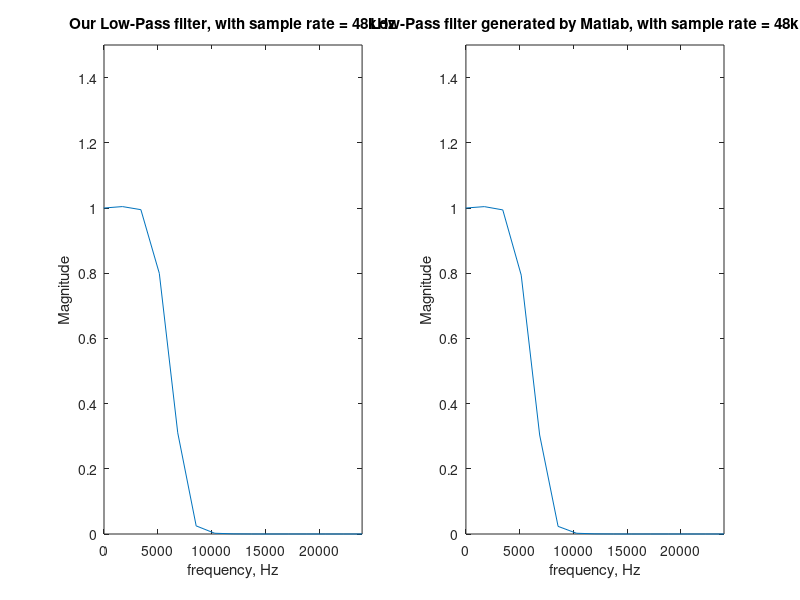
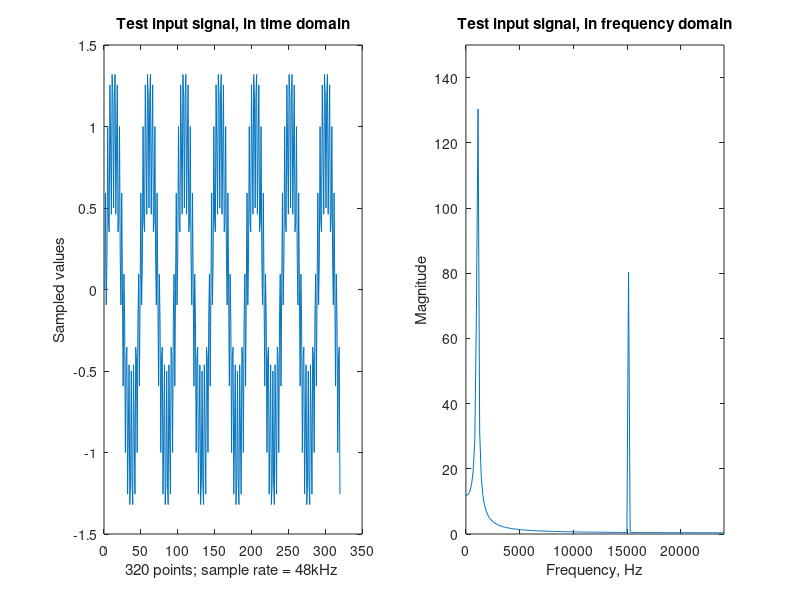
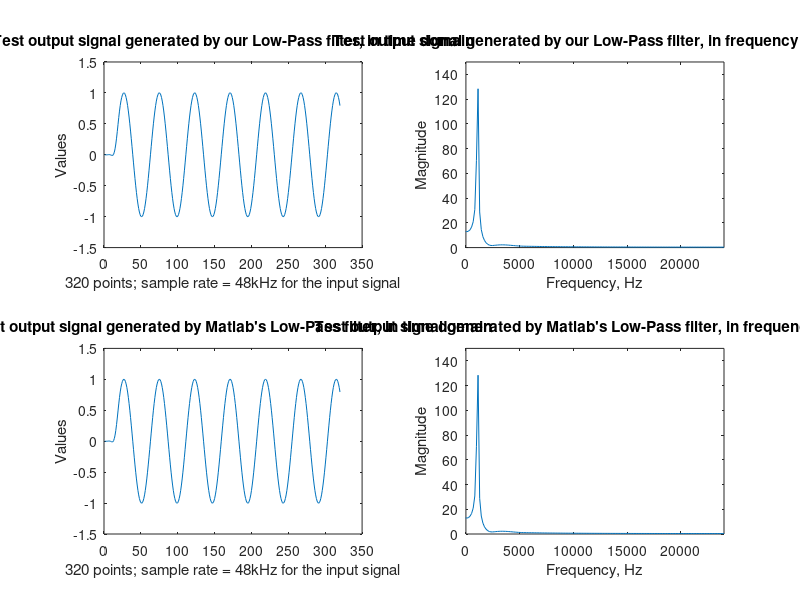
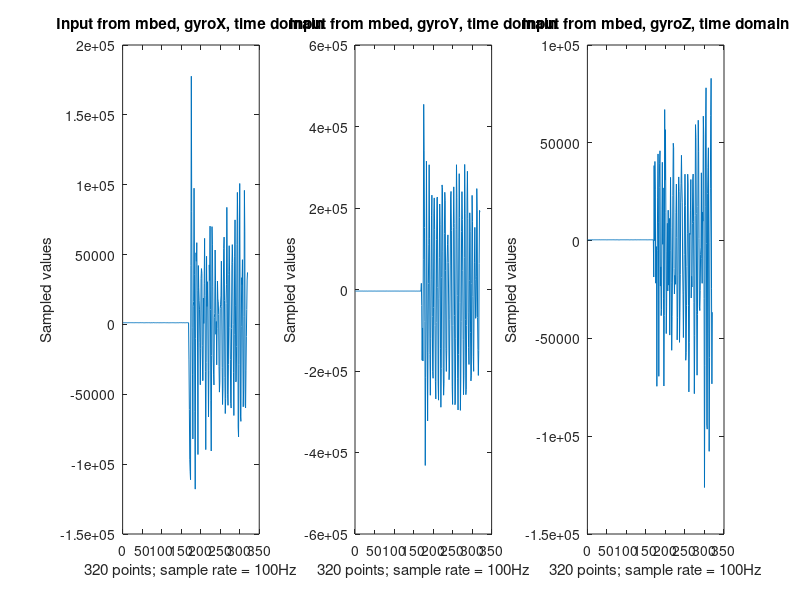

Write MATLAB code to recreate these figures, in order.
clear;

%Part1: Use the coefficients specified by us to build a low-pass filter.
%combined with
%Part2: Use the matlab function 'fir1()' to generate a low-pass filter.
fileID_coefficient = fopen('coefficient.txt','r');
formatSpec = '%f';
size_coefficient = [1 Inf];
our_low_pass_filter = fscanf(fileID_coefficient,formatSpec,size_coefficient);
fclose(fileID_coefficient);
H_our_low_pass = fftshift(fft(our_low_pass_filter));
H_our_low_pass_abs = abs(H_our_low_pass);

h = fir1(28, 6/24); %FIR generated by Matlab
H_low_pass_generated_by_matlab = fftshift(fft(h));
H_low_pass_generated_by_matlab_abs = abs(H_low_pass_generated_by_matlab);
ww = linspace(-24000, 24000, 29)';

figure
subplot(1,2,1), plot(ww, H_our_low_pass_abs);
axis([0 24000 0 1.5])
xlabel('frequency, Hz')
ylabel('Magnitude')
title('Our Low-Pass filter, with sample rate = 48kHz')
subplot(1,2,2), plot(ww, H_low_pass_generated_by_matlab_abs);
axis([0 24000 0 1.5])
xlabel('frequency, Hz')
ylabel('Magnitude')
title('Low-Pass filter generated by Matlab, with sample rate = 48kHz')


%Part3: inputting the test_input signal, which is provided by the CMSIS example, our low-pass filter.
fileID = fopen('input_1k_and_15k.txt','r'); %1k and 15k input signal
formatSpec = '%f';
size_of_input = [1 Inf];
test_input = fscanf(fileID,formatSpec,size_of_input);
fclose(fileID);
for i=1:320
    test_input_list(i)=test_input(i);
end
test_input_fourier_abs=abs(fftshift(fft(test_input_list)));
www = linspace(-24000, 24000, 320)';

figure
subplot(1,2,1), plot(test_input_list);
xlabel('320 points; sample rate = 48kHz ')
ylabel('Sampled values')
title('Test input signal, in time domain')
subplot(1,2,2), plot(www, test_input_fourier_abs);
axis([0 24000 0 150]) 
xlabel('Frequency, Hz')
ylabel('Magnitude')
title('Test input signal, in frequency domain')


%Part4: check the output signals generated by our LP filter and by Matlab's
%filter, see if the results are the same.
test_output_signal_by_our_LP_filter = filter(our_low_pass_filter,1,test_input_list);
test_output_fourier_by_our_LP_abs=abs(fftshift(fft(test_output_signal_by_our_LP_filter)));

test_output_signal_by_matlab_filter = filter(h,1,test_input_list);
test_output_fourier_by_matlab_abs=abs(fftshift(fft(test_output_signal_by_matlab_filter)));

figure
subplot(2,2,1), plot(test_output_signal_by_our_LP_filter);
xlabel('320 points; sample rate = 48kHz for the input signal')
ylabel('Values')
title('Test output signal generated by our Low-Pass filter, in time domain')
subplot(2,2,2), plot(www, test_output_fourier_by_our_LP_abs);
axis([0 24000 0 150]) 
xlabel('Frequency, Hz')
ylabel('Magnitude')
title('Test output signal generated by our Low-Pass filter, in frequency domain')

subplot(2,2,3), plot(test_output_signal_by_matlab_filter);
xlabel('320 points; sample rate = 48kHz for the input signal')
ylabel('Values')
title("Test output signal generated by Matlab's Low-Pass filter, in time domain")
subplot(2,2,4), plot(www, test_output_fourier_by_matlab_abs);
xlabel('Frequency, Hz')
ylabel('Magnitude')
title("Test output signal generated by Matlab's Low-Pass filter, in frequency domain")
axis([0 24000 0 150]) 
%Untill now, verification done.


%Part5: Process our Mbed's gyro signal.
fileID = fopen('newest_gyro_input.txt','r'); %new gyro input
formatSpec = '%f';
gyro_input_size = [3 320];
gyro_input = fscanf(fileID,formatSpec,gyro_input_size);
fclose(fileID);

for i=1:320
    x(i) = gyro_input(1,i);
    y(i) = gyro_input(2,i);
    z(i) = gyro_input(3,i);
end

figure 
subplot(1,3,1), plot(x)
xlabel('320 points; sample rate = 100Hz')
ylabel('Sampled values')
title('Input from mbed, gyroX, time domain');
subplot(1,3,2), plot(y)
xlabel('320 points; sample rate = 100Hz')
ylabel('Sampled values')
title('Input from mbed, gyroY, time domain');
subplot(1,3,3), plot(z)
xlabel('320 points; sample rate = 100Hz')
ylabel('Sampled values')
title('Input from mbed, gyroZ, time domain');



Xdft = fftshift(fft(x));
Xmagnitude = abs(Xdft);
Ymagnitude = abs((fftshift(fft(y))));
Zmagnitude = abs((fftshift(fft(z))));
w = linspace(-50, 50, 320)'; %since our sampling frequency is 100 hz.

figure
subplot(1,3,1), plot(w, Xmagnitude);
xlabel('Frequency, Hz')
ylabel('Magnitude')
title('Frequency domain of input gyro X signal');
axis([0 50 0 5*10^6])
%hold on;
subplot(1,3,2), plot(w, Ymagnitude);
xlabel('Frequency, Hz')
ylabel('Magnitude')
title('Frequency domain of input gyro Y signal');
axis([0 50 0 2*10^7])
%hold on;
subplot(1,3,3), plot(w, Zmagnitude);
xlabel('Frequency, Hz')
ylabel('Magnitude')
title('Frequency domain of input gyro Z signal');
axis([0 50 0 5*10^6])

%%%



h = fir1(28, 6/24); %FIR generated by Matlab

fileIDD = fopen('newest_gyro_output.txt','r');
formatSpec = '%f';
sizeB = [3 320];
gyro_output_by_mbed = fscanf(fileIDD,formatSpec,sizeB);

for i=1:320
    x_output_by_mbed(i) = gyro_output_by_mbed(1,i);
    y_output_by_mbed(i) = gyro_output_by_mbed(2,i);
    z_output_by_mbed(i) = gyro_output_by_mbed(3,i);
end
figure 
subplot(1,3,1), plot(x_output_by_mbed)
xlabel('320 points; sample rate = 100Hz for the input signal')
ylabel('Values')
title('Output from mbed, gyroX');
subplot(1,3,2), plot(y_output_by_mbed)
xlabel('320 points; sample rate = 100Hz for the input signal')
ylabel('Values')
title('Output from mbed, gyroY');
subplot(1,3,3), plot(z_output_by_mbed)
xlabel('320 points; sample rate = 100Hz for the input signal')
ylabel('Values')
title('Output from mbed, gyroZ');


x_output_by_matlab = filter(h, 1, x);
y_output_by_matlab = filter(h, 1, y);
z_output_by_matlab = filter(h, 1, z);
figure
subplot(1,3,1), plot(x_output_by_matlab)
xlabel('320 points; sample rate = 100Hz for the input signal')
ylabel('Values')
title('Output from matlab, gyroX');
subplot(1,3,2), plot(y_output_by_matlab)
xlabel('320 points; sample rate = 100Hz for the input signal')
ylabel('Values')
title('Output from matlab, gyroY');
subplot(1,3,3), plot(z_output_by_matlab)
xlabel('320 points; sample rate = 100Hz for the input signal')
ylabel('Values')
title('Output from matlab, gyroZ');


%We compare the frequency domain of different outputs.
X_output_mbed_freq_magnitude = abs((fftshift(fft(x_output_by_mbed))));
Y_output_mbed_freq_magnitude = abs((fftshift(fft(y_output_by_mbed))));
Z_output_mbed_freq_magnitude = abs((fftshift(fft(z_output_by_mbed))));

X_output_matlab_freq_magnitude = abs((fftshift(fft(x_output_by_matlab))));
Y_output_matlab_freq_magnitude = abs((fftshift(fft(y_output_by_matlab))));
Z_output_matlab_freq_magnitude = abs((fftshift(fft(z_output_by_matlab))));
figure
subplot(2,3,1), plot(w, Xmagnitude);
xlabel('Frequency, Hz')
ylabel('Magnitude')
title('Frequency domain of input gyro X signal');
axis([0 50 0 5*10^6])
subplot(2,3,2), plot(w, Ymagnitude);
xlabel('Frequency, Hz')
ylabel('Magnitude')
title('Frequency domain of input gyro Y signal');
axis([0 50 0 2*10^7])
subplot(2,3,3), plot(w, Zmagnitude);
xlabel('Frequency, Hz')
ylabel('Magnitude')
title('Frequency domain of input gyro Z signal');
axis([0 50 0 5*10^6])
subplot(2,3,4), plot(w, X_output_mbed_freq_magnitude);
xlabel('Frequency, Hz')
ylabel('Magnitude')
title('Frequency domain of output gyro X signal(by Mbed)');
axis([0 50 0 5*10^6])
subplot(2,3,5), plot(w, Y_output_mbed_freq_magnitude);
xlabel('Frequency, Hz')
ylabel('Magnitude')
title('Frequency domain of output gyro Y signal(by Mbed)');
axis([0 50 0 2*10^7])
subplot(2,3,6), plot(w, Z_output_mbed_freq_magnitude);
xlabel('Frequency, Hz')
ylabel('Magnitude')
title('Frequency domain of output gyro Z signal(by Mbed)');
axis([0 50 0 5*10^6])

%%%
figure
subplot(2,3,1), plot(w, Xmagnitude);
xlabel('Frequency, Hz')
ylabel('Magnitude')
title('Frequency domain of input gyro X signal');
axis([0 50 0 5*10^6])
subplot(2,3,2), plot(w, Ymagnitude);
xlabel('Frequency, Hz')
ylabel('Magnitude')
title('Frequency domain of input gyro Y signal');
axis([0 50 0 2*10^7])
subplot(2,3,3), plot(w, Zmagnitude);
xlabel('Frequency, Hz')
ylabel('Magnitude')
title('Frequency domain of input gyro Z signal');
axis([0 50 0 5*10^6])
subplot(2,3,4), plot(w, X_output_matlab_freq_magnitude);
xlabel('Frequency, Hz')
ylabel('Magnitude')
title('Frequency domain of output gyro X signal(by Matlab)');
axis([0 50 0 5*10^6])
subplot(2,3,5), plot(w, Y_output_matlab_freq_magnitude);
xlabel('Frequency, Hz')
ylabel('Magnitude')
title('Frequency domain of output gyro Y signal(by Matlab)');
axis([0 50 0 2*10^7])
subplot(2,3,6), plot(w, Z_output_matlab_freq_magnitude);
xlabel('Frequency, Hz')
ylabel('Magnitude')
title('Frequency domain of output gyro Z signal(by Matlab)');
axis([0 50 0 5*10^6])

